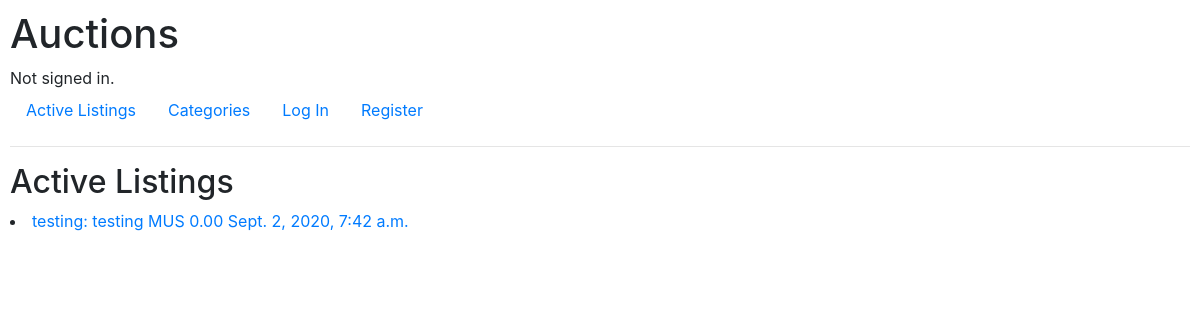
The app's page /, older data.
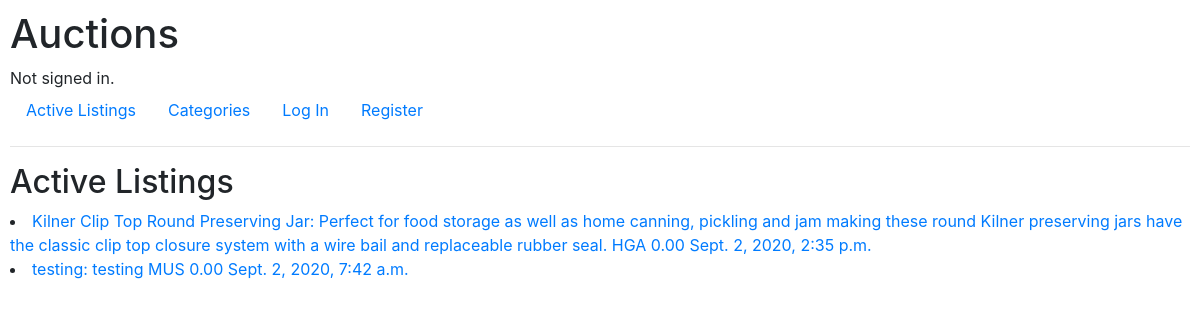
The same page, newer data.
### auctions/models.py (models this page shows, shortened)
class Auction(models.Model):
    MOTORS = "MOT"
    FASHINON = "FAS"
    ELECTRONICS = "ELE"
    COLLECTIBLES_ARTS = "ART"
    HOME_GARDES = "HGA"
    SPORTING_GOODS = "SPO"
    TOYS = "TOY"
    BUSSINES_INDUSTRIAL = "BUS"
    MUSIC = "MUS"
    CATEGORY = [
        (MOTORS, "Motors"),
        (FASHINON, "Fashion"),
        (ELECTRONICS, "Electronics"),
        (COLLECTIBLES_ARTS, "Collectibles & Art"),
        (HOME_GARDES, "Home & Garden"),
        (SPORTING_GOODS, "Sporting Goods"),
        (TOYS, "Toys"),
        (BUSSINES_INDUSTRIAL, "Business & Industrial"),
        (MUSIC, "Music"),
    ]
    seller = models.ForeignKey(User, on_delete=models.CASCADE)
    title = models.CharField(max_length=64, blank=False)
    description = models.TextField(blank=True)
    current_price = models.DecimalField(max_digits=11, decimal_places=2, default=0.0)
    category = models.CharField(max_length=3, choices=CATEGORY, default=MOTORS)
    image_url = models.URLField(blank=True)
    publication_date = models.DateTimeField(auto_now_add=True)
    closed = models.BooleanField(default=False)
    class Meta:
        verbose_name = "auction"
        verbose_name_plural = "auctions"

### auctions/views.py (the view)
# urls.py: path("", views.index, name="index"),
def index(request):
    auctions = Auction.objects.filter(closed=False).order_by("-publication_date")
    return render(request, "auctions/index.html", {
        "auctions": auctions
    })

### auctions/templates/auctions/index.html
{% extends "auctions/layout.html" %}
{% block body %}
    <h2>Active Listings</h2>
    {% for auction in auctions %}
        <li><a href="{% url 'auctions:listing_page' auction_id=auction.id %}"> {{ auction.title }}: {{ auction.description }} {{auction.category}} {{auction.current_price}} {{auction.publication_date}}</a></li>
    {% empty %}
        No auctions yet
    {% endfor %}
{% endblock %}

Row changes from the older to the newer data that the page shows:
added Auction: title "Kilner Clip Top Round Preserving Jar", description "Perfect for food storage as well as home canning, pickling and jam making these round Kilner preserving jars have the classic clip top closure system with a wire bail and replaceable rubber seal.", category "HGA", current_price "0.00", publication_date "Sept. 2, 2020, 2:35 p.m."
